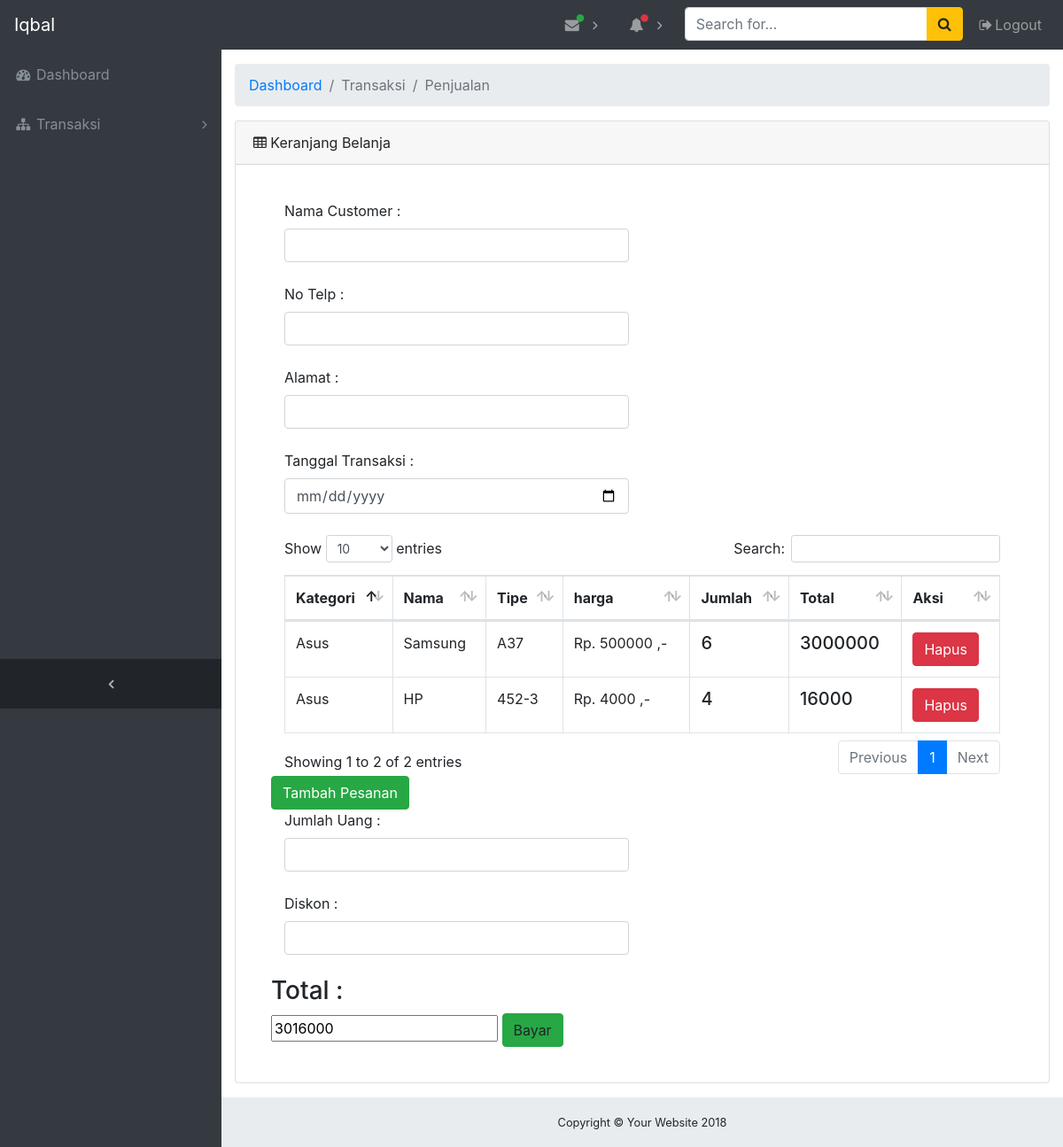
Screenshot of /Tpenjualan.php (signed in) with the database file from the repository.
### tables this page shows
CREATE TABLE `Dpenjualan` (
  `id_dummy` varchar(5) NOT NULL,
  `nama_kategori` varchar(100) NOT NULL,
  `nama` varchar(100) NOT NULL,
  `tipe` varchar(100) NOT NULL,
  `harga` varchar(100) NOT NULL,
  `jumlah` varchar(100) NOT NULL,
  `total` varchar(100) NOT NULL
);

### Tpenjualan.php (the view, shortened to what this page needs)
<?php
include 'php/koneksi.php';
 if (empty($_SESSION['username'])) {
 header("location:index.php");
 } else {?>
<!DOCTYPE html>
<html lang="en">
<head>
  <link href="vendor/bootstrap/css/bootstrap.min.css" rel="stylesheet">
  <link href="vendor/font-awesome/css/font-awesome.min.css" rel="stylesheet" type="text/css">
  <link href="vendor/datatables/dataTables.bootstrap4.css" rel="stylesheet">
  <link href="css/sb-admin.css" rel="stylesheet">
</head>
<body class="fixed-nav sticky-footer bg-dark" id="page-top">
  <nav class="navbar navbar-expand-lg navbar-dark bg-dark fixed-top" id="mainNav">
    <a class="navbar-brand" href="dashboard.php"><?php echo $_SESSION['nama_user']; ?></a>
    <div class="collapse navbar-collapse" id="navbarResponsive">
      <ul class="navbar-nav navbar-sidenav" id="exampleAccordion">
        <li class="nav-item" data-toggle="tooltip" data-placement="right" title="Dashboard">
          <a class="nav-link" href="dashboard.php">
            <i class="fa fa-fw fa-dashboard"></i>
            <span class="nav-link-text">Dashboard</span>
          </a>
        </li>
        <?php if ( $_SESSION['status']=="gudang") { ?>
          <li class="nav-item" data-toggle="tooltip" data-placement="right" title="Example Pages">
            <a class="nav-link nav-link-collapse collapsed" data-toggle="collapse" href="#collapseExamplePages" data-parent="#exampleAccordion">
              <i class="fa fa-fw fa-file"></i>
              <span class="nav-link-text">Laporan</span>
            </a>
            <ul class="sidenav-second-level collapse" id="collapseExamplePages">
              <li>
                <a href="Lstok.php">Stok</a>
              </li>
              <li>
                <a href="Lpembelian.php">Pembelian</a>
              </li>
              <li>
                <a href="Lpenjualan.php">Penjualan</a>
              </li>
            </ul>
          </li>
        </ul>
      <?php  } elseif ($_SESSION['status']=="kasir") { ?>
        <li class="nav-item" data-toggle="tooltip" data-placement="right" title="Menu Levels">
          <a class="nav-link nav-link-collapse collapsed" data-toggle="collapse" href="#collapseMulti" data-parent="#exampleAccordion">
            <i class="fa fa-fw fa-sitemap"></i>
            <span class="nav-link-text">Transaksi</span>
          </a>
        </li>
      </ul>
  <?php  } ?>
      <ul class="navbar-nav sidenav-toggler">
        <li class="nav-item">
          <a class="nav-link text-center" id="sidenavToggler">
            <i class="fa fa-fw fa-angle-left"></i>
          </a>
        </li>
      </ul>
      <ul class="navbar-nav ml-auto">
        <li class="nav-item dropdown">
          <a class="nav-link dropdown-toggle mr-lg-2" id="messagesDropdown" href="#" data-toggle="dropdown" aria-haspopup="true" aria-expanded="false">
            <i class="fa fa-fw fa-envelope"></i>
            <span class="indicator text-success d-none d-lg-block">
              <i class="fa fa-fw fa-circle"></i>
            </span>
          </a>
        </li>
        <li class="nav-item dropdown">
          <a class="nav-link dropdown-toggle mr-lg-2" id="alertsDropdown" href="#" data-toggle="dropdown" aria-haspopup="true" aria-expanded="false">
            <i class="fa fa-fw fa-bell"></i>
            <span class="indicator text-danger d-none d-lg-block">
              <i class="fa fa-fw fa-circle"></i>
            </span>
          </a>
        </li>
        <li class="nav-item">
          <form class="form-inline my-2 my-lg-0 mr-lg-2">
            <div class="input-group">
              <input class="form-control" type="text" placeholder="Search for...">
              <span class="input-group-append">
                <button class="btn btn-warning" type="button">
                  <i class="fa fa-search"></i>
                </button>
              </span>
            </div>
          </form>
        </li>
        <li class="nav-item">
          <a class="nav-link" data-toggle="modal" data-target="#exampleModal">
            <i class="fa fa-fw fa-sign-out"></i>Logout</a>
        </li>
      </ul>
    </div>
  </nav>
  <div class="content-wrapper">
    <div class="container-fluid">
      <ol class="breadcrumb">
        <li class="breadcrumb-item">
          <a href="dashboard.php">Dashboard</a>
        </li>
        <li class="breadcrumb-item active">Transaksi</li>
        <li class="breadcrumb-item active">Penjualan</li>
      </ol>
    <div class="card mb-3">
      <div class="card-header">
        <i class="fa fa-table"></i> Keranjang Belanja</div>
      <div class="card-body">
        <div class="card-body">
        <div class="table-responsive">
<form  action="php/aksi.php" method="post">
          <div class="col-md-6">
            <label for="exampleInputLastName">Nama Customer :</label>
            <input class="form-control" id="exampleInputLastName" value=" <?php echo $_SESSION['nama_cus']; ?> " name="namacustomer" type="text" aria-describedby="nameHelp" placeholder="Masukkan Nama">
          </div> <br>
          <div class="col-md-6">
            <label for="exampleInputLastName">No Telp :</label>
            <input class="form-control" id="exampleInputLastName" value=" <?php echo $_SESSION['notelp']; ?> " name="notelp" type="text" aria-describedby="nameHelp" placeholder="Masukkan Nama">
          </div> <br>
          <div class="col-md-6">
            <label for="exampleInputLastName">Alamat :</label>
            <input class="form-control" id="exampleInputLastName" value=" <?php echo $_SESSION['alamat']; ?> " name="alamat" type="text" aria-describedby="nameHelp" placeholder="Masukkan Nama">
          </div> <br>
          <div class="col-md-6">
            <label for="exampleInputLastName">Tanggal Transaksi :</label>
            <input class="form-control" id="exampleInputLastName" value=" <?php echo $_SESSION['tanggal']; ?> " name="tanggal" type="date" aria-describedby="nameHelp" placeholder="Masukkan Diskon">
          </div> <br>
          <?php   $results = mysqli_query($conn, "SELECT  * FROM Dpenjualan");?>
                  <table class="table table-bordered" id="dataTable" width="100%" cellspacing="0">
                    <thead>
                      <tr>
                        <th>Kategori</th>
                        <th>Nama</th>
                        <th>Tipe</th>
                        <th>harga</th>
                        <th>Jumlah</th>
                        <th>Total</th>
                        <th>Aksi</th>
                      </tr>
                    </thead>
                    <tbody>
                        <?php while ($row = mysqli_fetch_array($results)) { ?>
                      <tr>
                        <td><?php echo $row['nama_kategori']; ?>
                        </td>
                        <td><?php echo $row['nama']; ?>
                        </td>
                        <td><?php echo $row['tipe']; ?>
                        </td>
                        <td>Rp. <?php echo $row['harga']; ?> ,-
                        </td>
                        <td><h5><?php echo $row['jumlah']; ?>
                        </h5></td>
                        <td><h5><?php echo $row['total']; ?>
                        </h5></td>
                        <td><a class="btn btn-danger" href="Tpenjualan.php?id_user=<?php echo $row['id_dummy']; ?>">Hapus</a>
                        </td>
                      <?php } ?>
            </tbody>
          </table>
          <input class="btn btn-success" type="submit" name="tambahdata" value="Tambah Pesanan">
          <div class="col-md-6">
            <label for="exampleInputLastName">Jumlah Uang :</label>
            <input class="form-control" id="exampleInputLastName" value=" <?php echo $_SESSION['jumlahuang']; ?> " name="jumlahuang" type="text" aria-describedby="nameHelp" placeholder="Masukkan Jumlah Uang">
          </div> <br>
          <div class="col-md-6">
            <label for="exampleInputLastName">Diskon :</label>
            <input class="form-control" id="exampleInputLastName" value=" <?php echo $_SESSION['diskon']; ?> " name="diskon" type="text" aria-describedby="nameHelp" placeholder="Masukkan Diskon">
          </div> <br>
          <?php   $results = mysqli_query($conn, "SELECT SUM(total) AS total FROM Dpenjualan");
          while ($row = mysqli_fetch_array($results)) {
          ?>
          <h3>Total :</h3> <input type="text" name="totalpembayarancus" value="<?php echo $row['total']; ?>">
          <a class="btn btn-success" data-toggle="modal" data-target="#exampleModall">
            <i ></i>Bayar</a>
          <?php } ?>
        </form>
        </div>
      </div>
    </div>
    </div>
    <footer class="sticky-footer">
      <div class="container">
        <div class="text-center">
          <small>Copyright © Your Website 2018</small>
        </div>
      </div>
    </footer>
  </div>
</body>
</html>
<?php
}
 ?>

### css/sb-admin.css (style rules this page uses)
html { position: relative; min-height: 100%; }
body { overflow-x: hidden; }
body.sticky-footer { margin-bottom: 56px; }
body.sticky-footer .content-wrapper { min-height: calc(100vh - 56px - 56px); }
body.fixed-nav { padding-top: 56px; }
.content-wrapper { min-height: calc(100vh - 56px); padding-top: 1rem; }
#mainNav .navbar-collapse { overflow: auto; max-height: 75vh; }
#mainNav .navbar-collapse .navbar-nav .nav-item .nav-link { cursor: pointer; }
#mainNav .navbar-collapse .navbar-sidenav .nav-link-collapse:after { float: right; content: '\f107'; font-family: 'FontAwesome'; }
#mainNav .navbar-collapse .navbar-sidenav .nav-link-collapse.collapsed:after { content: '\f105'; }
#mainNav .navbar-collapse .sidenav-toggler { display: none; }
#mainNav .navbar-collapse .navbar-nav > .nav-item.dropdown > .nav-link { position: relative; min-width: 45px; }
#mainNav .navbar-collapse .navbar-nav > .nav-item.dropdown > .nav-link:after { float: right; width: auto; content: '\f105'; border: none; font-family: 'FontAwesome'; }
#mainNav .navbar-collapse .navbar-nav > .nav-item.dropdown > .nav-link .indicator { position: absolute; top: 5px; left: 21px; font-size: 10px; }
@media (min-width: 992px) { #mainNav .navbar-brand { width: 250px; } }
@media (min-width: 992px) { #mainNav .navbar-collapse { overflow: visible; max-height: none; } }
@media (min-width: 992px) { #mainNav .navbar-collapse .navbar-sidenav { position: absolute; top: 0; left: 0; -webkit-flex-direction: column; -ms-flex-direction: column; flex-direction: column; margin-top: 56px; } }
@media (min-width: 992px) { #mainNav .navbar-collapse .navbar-sidenav > .nav-item { width: 250px; padding: 0; } }
@media (min-width: 992px) { #mainNav .navbar-collapse .navbar-sidenav > .nav-item > .nav-link { padding: 1em; } }
@media (min-width: 992px) { #mainNav .navbar-collapse .navbar-nav > .nav-item.dropdown > .nav-link { min-width: 0; } }
@media (min-width: 992px) { #mainNav .navbar-collapse .navbar-nav > .nav-item.dropdown > .nav-link:after { width: 24px; text-align: center; } }
#mainNav.fixed-top .sidenav-toggler { display: none; }
@media (min-width: 992px) { #mainNav.fixed-top .navbar-sidenav { height: calc(100vh - 112px); } }
@media (min-width: 992px) { #mainNav.fixed-top .sidenav-toggler { position: absolute; top: 0; left: 0; display: flex; -webkit-flex-direction: column; -ms-flex-direction: column; flex-direction: column; margin-top: calc(100vh - 56px); } }
@media (min-width: 992px) { #mainNav.fixed-top .sidenav-toggler > .nav-item { width: 250px; padding: 0; } }
@media (min-width: 992px) { #mainNav.fixed-top .sidenav-toggler > .nav-item > .nav-link { padding: 1em; } }
#mainNav.fixed-top.navbar-dark .sidenav-toggler { background-color: #212529; }
#mainNav.fixed-top.navbar-dark .sidenav-toggler a i { color: #adb5bd; }
.content-wrapper { overflow-x: hidden; background: white; }
@media (min-width: 992px) { .content-wrapper { margin-left: 250px; } }
#sidenavToggler i { font-weight: 800; }
#mainNav.navbar-dark .navbar-collapse .navbar-sidenav .nav-link-collapse:after { color: #868e96; }
#mainNav.navbar-dark .navbar-collapse .navbar-sidenav > .nav-item > .nav-link { color: #868e96; }
#mainNav.navbar-dark .navbar-collapse .navbar-nav > .nav-item.dropdown > .nav-link:after { color: #adb5bd; }
@media (min-width: 992px) { #mainNav.navbar-dark .navbar-collapse .navbar-sidenav { background: #343a40; } }
footer.sticky-footer { position: absolute; right: 0; bottom: 0; width: 100%; height: 56px; background-color: #e9ecef; line-height: 55px; }
@media (min-width: 992px) { footer.sticky-footer { width: calc(100% - 250px); } }

### rows the page displays
dpenjualan: nama_kategori "Asus", nama "Samsung", tipe "A37", harga "500000", jumlah "6", total "3000000"
dpenjualan: nama_kategori "Asus", nama "HP", tipe "452-3", harga "4000", jumlah "4", total "16000"

### other values shown
$_SESSION['nama_user'] "Iqbal"
